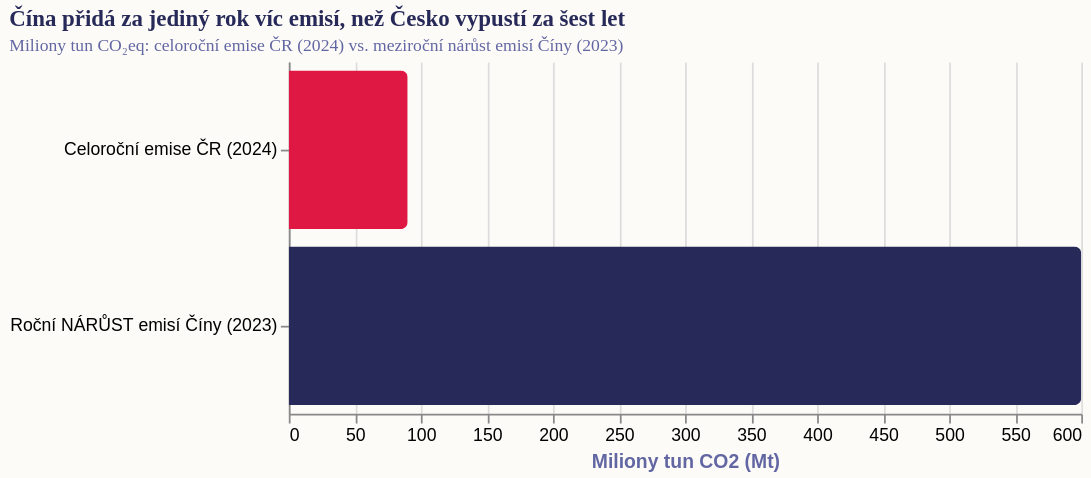

The Vega-Lite source for this figure:
### Vega-Lite specification from a JSON file in a GitHub repository (floating-point values rounded to 4 significant figures)
{"_source": "EDGAR Database 2025 / Fakta o klimatu", "$schema": "https://vega.github.io/schema/vega-lite/v5.json", "description": "Měřítko věcí: Roční emise ČR vs. roční nárůst Číny", "width": 450, "height": 200, "autosize": {"type": "pad", "resize": true}, "background": "#fdfbf7", "data": {"values": [{"cat": "Celoroční emise ČR (2024)", "val": 90, "color": "#de1743"}, {"cat": "Roční NÁRŮST emisí Číny (2023)", "val": 600, "color": "#272a59"}]}, "mark": {"type": "bar", "tooltip": true, "cornerRadiusEnd": 4}, "encoding": {"y": {"field": "cat", "type": "nominal", "title": null, "sort": "x"}, "x": {"field": "val", "type": "quantitative", "title": "Miliony tun CO2 (Mt)"}, "color": {"field": "color", "type": "nominal", "scale": null}}, "config": {"view": {"stroke": "transparent"}, "title": {"font": "Roboto Slab", "fontWeight": "bold", "fontSize": 13, "anchor": "start", "color": "#272a59", "subtitleFont": "Work Sans", "subtitleFontSize": 10, "subtitleColor": "#6267a3"}, "axis": {"titleColor": "#6267a3"}, "legend": {}}, "title": {"text": "Čína přidá za jediný rok víc emisí, než Česko vypustí za šest let", "subtitle": "Miliony tun CO₂eq: celoroční emise ČR (2024) vs. meziroční nárůst emisí Číny (2023)"}}
